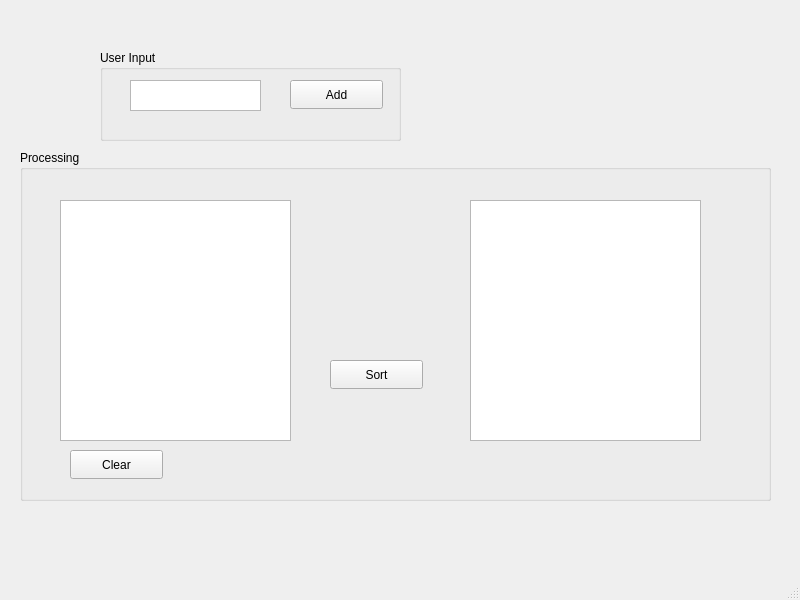
<?xml version="1.0" encoding="UTF-8"?>
<ui version="4.0">
 <class>MainWindow</class>
 <widget class="QMainWindow" name="MainWindow">
  <property name="geometry">
   <rect>
    <x>0</x>
    <y>0</y>
    <width>800</width>
    <height>600</height>
   </rect>
  </property>
  <property name="windowTitle">
   <string>MainWindow</string>
  </property>
  <widget class="QWidget" name="centralwidget">
   <widget class="QGroupBox" name="m_UserInGroupBox">
    <property name="geometry">
     <rect>
      <x>100</x>
      <y>50</y>
      <width>301</width>
      <height>91</height>
     </rect>
    </property>
    <property name="title">
     <string>User Input</string>
    </property>
    <widget class="QTextEdit" name="m_UserInEditText">
     <property name="geometry">
      <rect>
       <x>30</x>
       <y>30</y>
       <width>131</width>
       <height>31</height>
      </rect>
     </property>
    </widget>
    <widget class="QPushButton" name="m_AddInListButton">
     <property name="geometry">
      <rect>
       <x>190</x>
       <y>30</y>
       <width>93</width>
       <height>29</height>
      </rect>
     </property>
     <property name="text">
      <string>Add</string>
     </property>
    </widget>
   </widget>
   <widget class="QGroupBox" name="m_ProcessGroupBox">
    <property name="geometry">
     <rect>
      <x>20</x>
      <y>150</y>
      <width>751</width>
      <height>351</height>
     </rect>
    </property>
    <property name="title">
     <string>Processing</string>
    </property>
    <widget class="QPushButton" name="m_SortListButton">
     <property name="geometry">
      <rect>
       <x>310</x>
       <y>210</y>
       <width>93</width>
       <height>29</height>
      </rect>
     </property>
     <property name="text">
      <string>Sort</string>
     </property>
    </widget>
    <widget class="QListWidget" name="m_SortedListWidget">
     <property name="geometry">
      <rect>
       <x>450</x>
       <y>50</y>
       <width>231</width>
       <height>241</height>
      </rect>
     </property>
    </widget>
    <widget class="QListWidget" name="m_InputListWidget">
     <property name="geometry">
      <rect>
       <x>40</x>
       <y>50</y>
       <width>231</width>
       <height>241</height>
      </rect>
     </property>
    </widget>
    <widget class="QPushButton" name="m_ClearInputListButton">
     <property name="geometry">
      <rect>
       <x>50</x>
       <y>300</y>
       <width>93</width>
       <height>29</height>
      </rect>
     </property>
     <property name="text">
      <string>Clear</string>
     </property>
    </widget>
   </widget>
   <zorder>m_ProcessGroupBox</zorder>
   <zorder>m_UserInGroupBox</zorder>
  </widget>
  <widget class="QMenuBar" name="menubar">
   <property name="geometry">
    <rect>
     <x>0</x>
     <y>0</y>
     <width>800</width>
     <height>26</height>
    </rect>
   </property>
  </widget>
  <widget class="QStatusBar" name="statusbar"/>
 </widget>
 <resources/>
 <connections/>
</ui>
